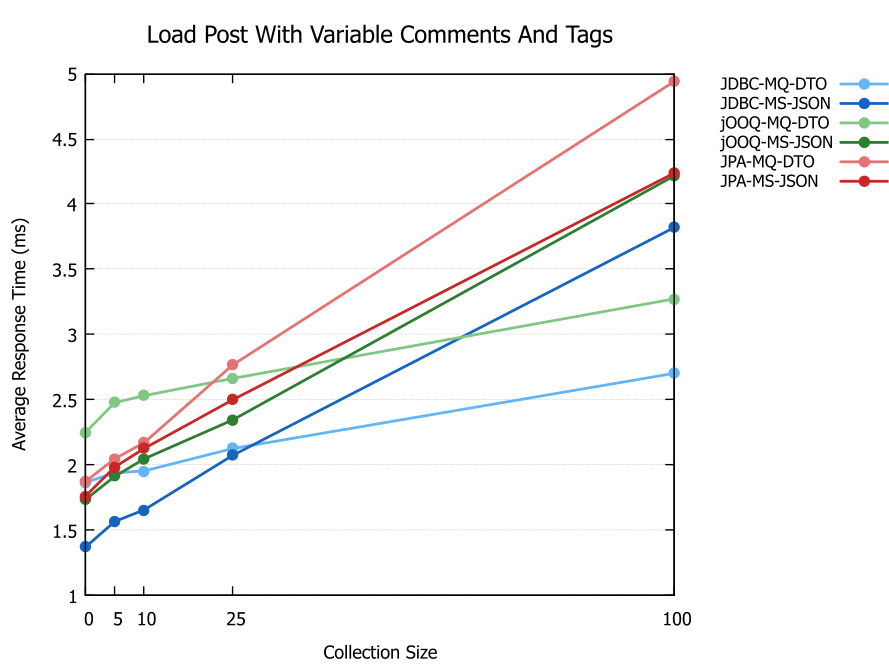

Source code (gnuplot):
# Uncomment ONE of the following pairs to render to file:
# set terminal svg enhanced font "arial,11" size 900,550
# set output 'LoadPostWithVariableCommentsAndTagsFunction.svg'
#
# set terminal pngcairo enhanced font "arial,11" fontscale 1.0 size 900, 550
# set output 'LoadPostWithVariableCommentsAndTagsFunction.png'

set datafile separator ','

set key outside right top vertical Left noreverse noenhanced autotitle nobox offset 2,0 font ",9"
set rmargin 22

set title "Load Post With Variable Comments And Tags" font ",13"
set xlabel "Collection Size"
set ylabel "Average Response Time (ms)"
set xrange [ 0 : 100 ]
set xtics (0, 5, 10, 25, 100)
set yrange [ 1.0 : 5.0 ] noreverse writeback
set grid ytics lt 0 lw 0.5 lc rgb "#cccccc"

set style data linespoints
set pointsize 1.2

# JDBC  shades: light blue / dark blue
# jOOQ  shades: light green / dark green
# JPA   shades: light red / dark red
plot \
  'LoadPostWithVariableCommentsAndTagsFunction.csv' using 1:2 ti "JDBC-MQ-DTO"  lc rgb "#64B5F6" lw 2 pt 7, \
  ''                                                using 1:3 ti "JDBC-MS-JSON" lc rgb "#1565C0" lw 2 pt 7, \
  ''                                                using 1:4 ti "jOOQ-MQ-DTO"  lc rgb "#81C784" lw 2 pt 7, \
  ''                                                using 1:5 ti "jOOQ-MS-JSON" lc rgb "#2E7D32" lw 2 pt 7, \
  ''                                                using 1:6 ti "JPA-MQ-DTO"   lc rgb "#E57373" lw 2 pt 7, \
  ''                                                using 1:7 ti "JPA-MS-JSON"  lc rgb "#C62828" lw 2 pt 7
